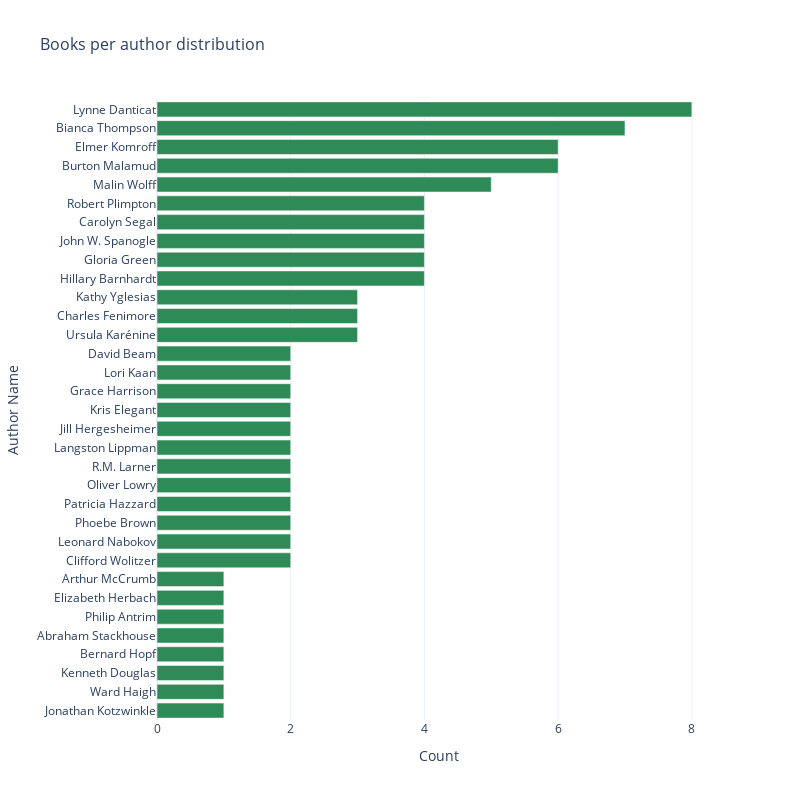

Source (notebook cell):
### Markdown cell above
### 4.2.4 Author distribution

### Code cell
create_horizontal_bar_plot(sales_total, 'author_name', 'Books per author distribution')

### Figure 1 — Plotly figure (JSON) as saved in the notebook; plotly's stock layout.template omitted (floating-point values rounded to 4 significant figures)
{"data": [{"hovertemplate": "Count=%{x}<br>Author Name=%{y}<extra></extra>", "legendgroup": "", "marker": {"color": "seagreen", "pattern": {"shape": ""}}, "name": "", "orientation": "h", "showlegend": false, "textposition": "auto", "type": "bar", "x": [1, 1, 1, 1, 1, 1, 1, 1, 2, 2, 2, 2, 2, 2, 2, 2, 2, 2, 2, 2, 3, 3, 3, 4, 4, 4, 4, 4, 5, 6, 6, 7, 8], "xaxis": "x", "y": ["Jonathan Kotzwinkle", "Ward Haigh", "Kenneth Douglas", "Bernard Hopf", "Abraham Stackhouse", "Philip Antrim", "Elizabeth Herbach", "Arthur McCrumb", "Clifford Wolitzer", "Leonard Nabokov", "Phoebe Brown", "Patricia Hazzard", "Oliver Lowry", "R.M. Larner", "Langston Lippman", "Jill Hergesheimer", "Kris Elegant", "Grace Harrison", "Lori Kaan", "David Beam", "Ursula Karénine", "Charles Fenimore", "Kathy Yglesias", "Hillary Barnhardt", "Gloria Green", "John W. Spanogle", "Carolyn Segal", "Robert Plimpton", "Malin Wolff", "Burton Malamud", "Elmer Komroff", "Bianca Thompson", "Lynne Danticat"], "yaxis": "y"}], "layout": {"barmode": "relative", "height": 800, "legend": {"tracegroupgap": 0}, "title": {"font": {"size": 16}, "text": "Books per author distribution"}, "width": 800, "xaxis": {"anchor": "y", "domain": [0, 1], "title": {"text": "Count"}}, "yaxis": {"anchor": "x", "domain": [0, 1], "title": {"text": "Author Name"}}}}
